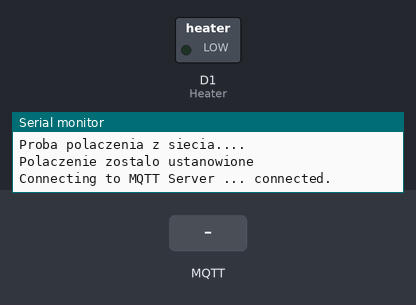
The program below on a simulated ESP8266 (NodeMCU). Shown: switched loads named in the program (green lamp = pin HIGH), the last lines printed to the serial monitor. The inputs (shaded band) are chosen by the test bench. WiFi joins after 1.5 s; servers stay silent unless stated; no MQTT or app messages arrive unless stated.

Above: at 11.2 s.
11.3 s: MQTT message "1" arrives on the first subscribed topic
At 12.6 s:
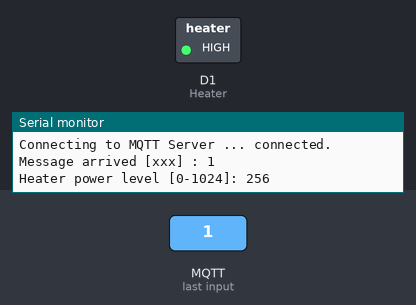
12.9 s: MQTT message "0" arrives on the first subscribed topic
At 13.9 s:
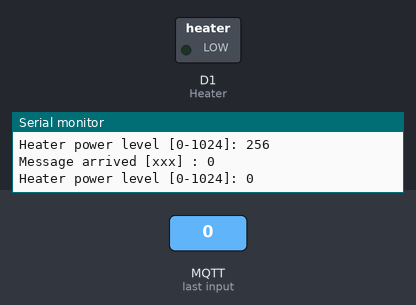
Timing chart, 0 to 15.9 s (numbered marks = the images above; inputs shaded):
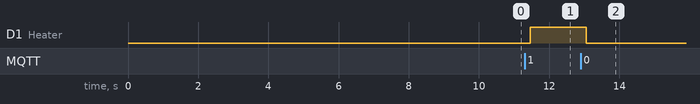

The program:

main.cpp
```cpp
#include <Arduino.h>
#include <ArduinoJson.h>
#include <ESP8266WiFi.h>
#include <PubSubClient.h>

#define Heater D1
#define heaterOff 0

//Łukasz Czepielik

int heaterPower = 0;
int previousHeaterPower = 0;

//Dane logowania WiFi
char ssid[] = "xxx";
char password[] = "xxx";

WiFiClient  client;
PubSubClient mqttClient(client);

//Dane do IoT Hub
const char* MQTT_HOST = "xxx";
const char* MQTT_USER = "xxx";
const char* MQTT_PASS = "xxx";
const char* MQTT_DEVICE = "xxx";
const char* MQTT_SUB_TOPIC = "xxx";
int MQTT_PORT = 1883;
//int MQTT_PORT = 8883;

void changeHeaterPower()
{
  if (previousHeaterPower != heaterPower)
  {
      analogWrite(Heater, heaterPower);
      Serial.print("Heater power level [0-1024]: ");
      Serial.print(heaterPower);
      Serial.println();
  }
}

void OnMessageCallback(char* topic, byte* payload, unsigned int length) {
  Serial.print("Message arrived [");
  Serial.print(topic);
  Serial.print("] : ");

  String message = "";

  for (unsigned int i = 0; i < length; i++)
  {
    Serial.print((char)payload[i]);
    message += (char)payload[i];
  }

  Serial.println("");

  if(message == "0")
  {
    previousHeaterPower = heaterPower;
    heaterPower = 0;
    changeHeaterPower();
  }
  else if (message.length() > 0)
  {
    int powerLevel;

    powerLevel = message.toInt();

    if(powerLevel > 0 && powerLevel < 5)
    {
      previousHeaterPower = heaterPower;
      heaterPower = 256 * message.toInt();
      changeHeaterPower();
    }
  }
}

void initializeWiFi()
{
  WiFi.mode(WIFI_STA);

  if(WiFi.status() != WL_CONNECTED)
  {
    Serial.println("|||||||||||||||||||||||");
    Serial.print("Proba polaczenia z siecia...");

    while(WiFi.status() != WL_CONNECTED)
    {
      WiFi.begin(ssid, password);
      Serial.print(".");
      delay(10000);
    }

    Serial.println();
    Serial.println("Polaczenie zostalo ustanowione");
  }
}

void setupMQTT()
{
  mqttClient.setServer(MQTT_HOST, MQTT_PORT);
  mqttClient.setCallback(OnMessageCallback);
}

void connectToMQTTBroker()
{
  while (!mqttClient.connected())
  {
    Serial.print("Connecting to MQTT Server ... ");

    if (mqttClient.connect(MQTT_USER))
    {
      Serial.println("connected.");
      mqttClient.subscribe(MQTT_SUB_TOPIC);
    }
    else
    {
      Serial.print("failed, status code =");
      Serial.print(mqttClient.state());
      Serial.println(".Try again in 5 seconds.");

      /* Wait 5 seconds before retrying */
      delay(5000);
    }
  }
}

void setup() {
  // put your setup code here, to run once:
  pinMode(Heater, OUTPUT);
  analogWrite(Heater, heaterPower);

  Serial.begin(9600);

  initializeWiFi();
  setupMQTT();
  connectToMQTTBroker();
}

void loop() {
  // put your main code here, to run repeatedly:
  connectToMQTTBroker();
  mqttClient.loop();

  delay(200);
}
```

Measured:
- after the input at 11.3 s, D1 (Heater): LOW → HIGH after 0.15 s
- after the input at 12.9 s, D1 (Heater): HIGH → LOW after 0.16 s
